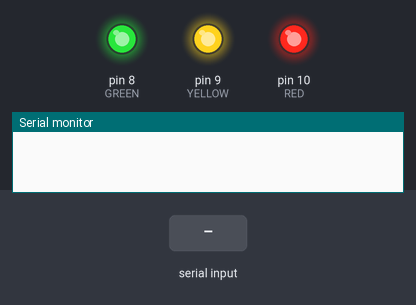
Simulated run of this sketch. Board: Arduino Uno, built with avr-gcc and run on an emulated ATmega328P. Parts: output pins drawn as LEDs (lit = HIGH), the last lines printed to the serial monitor. Inputs (shaded band) come from the test bench. EEPROM starts erased.

Above: at 1.2 s.
1.3 s: "red\n" received over Serial
At 2.2 s:
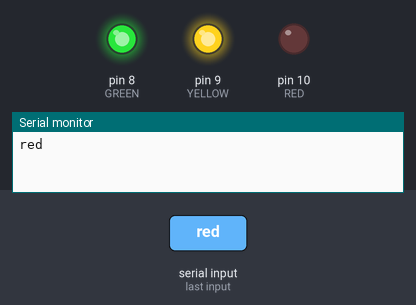
3.1 s: "green\n" received over Serial
At 5.0 s:
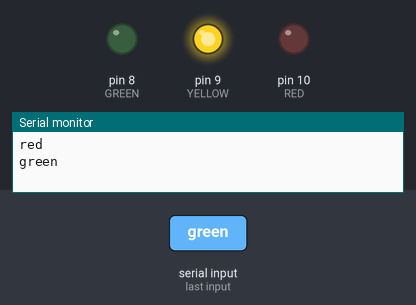
6.8 s: "yellow\n" received over Serial
At 7.8 s:
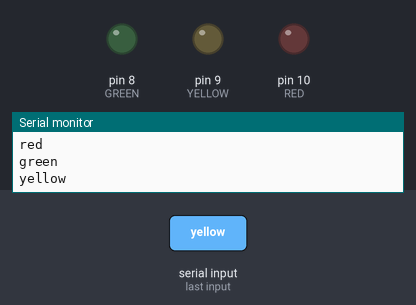
Timing chart, 0 to 9.5 s (numbered marks = the images above; inputs shaded):
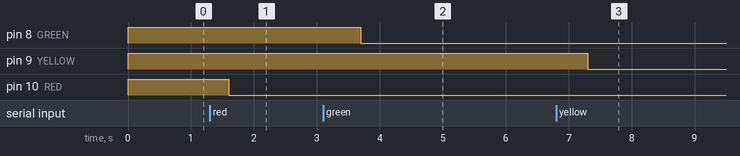

The sketch:

lab5_3_controlador_EEPROM.ino
```cpp
// Placa que recebe comandos (sequencia de caracteres) do monitor serial
// do tinkercad para habilitar e desabilitar diferentes LEDS atraves
// do protocolo de comunicação serial UART. Desta vez utilizamos a memória
// EEPROM para armazenar uma váriavel booleana para cada LED. Se o valor
// armazenado for true, o LED deve estar aceso, se não, deve estar apagado.
#include <EEPROM.h>

// String para armazenar o comando recebido atraves do serial
char caractere;
String buffer = "";

// Numeracao dos pinos utilizados para cada LED
#define RED 10
#define YELLOW 9
#define GREEN 8

// Endereco de memória onde o estado dos LEDs são armazenados
#define ENDERECO_R 18
#define ENDERECO_Y 19
#define ENDERECO_G 20

void setup()
{
  // Inicio da comunicacao serial utilizando 9600 bits/s
  Serial.begin(9600);

  // Definicao dos pinos
  pinMode(RED,OUTPUT);
  pinMode(YELLOW,OUTPUT);
  pinMode(GREEN,OUTPUT);

  digitalWrite(RED, LOW);
  digitalWrite(YELLOW, LOW);
  digitalWrite(GREEN, LOW);
}

// Atualizacao nos estados dos LEDs na memoria
void escreve_estado(String buffer){
  // Le os estados atuais de cada LED
  bool estado_R = (bool) EEPROM.read(ENDERECO_R);
  bool estado_G = (bool) EEPROM.read(ENDERECO_G);
  bool estado_Y = (bool) EEPROM.read(ENDERECO_Y);

  // Se a string for red, toggle no LED vermelho
  if(buffer == "red"){
    EEPROM.write(ENDERECO_R, !estado_R);
  }
  // Se a string for green, toggle no LED verde
  else if(buffer == "green"){
    EEPROM.write(ENDERECO_G, !estado_G);
  }
  // Se a string for yellow, toggle no LED amarelo
  else if(buffer == "yellow"){
      EEPROM.write(ENDERECO_Y, !estado_Y);
  }
  // Caso contrario, impprime que o comando é invalido
  else{
    Serial.println("Comando Invalido:" );
  }

   // Aguarda tempo de escrita
   delay(100);
}

// Apos os estados dos LEDs estarem atualizados, ativa
// os LEDs que devem estar acesos.
void set_leds(){
  // Le os estados
  byte estado_R = EEPROM.read(ENDERECO_R);
  byte estado_G = EEPROM.read(ENDERECO_G);
  byte estado_Y = EEPROM.read(ENDERECO_Y);

  // Atualiza os pinos usados para os LEDs
  digitalWrite(RED,(bool)estado_R);
  digitalWrite(YELLOW,(bool)estado_Y);
  digitalWrite(GREEN,(bool)estado_G);
}

void loop()
{
  // Caso algo tenha sido recebido no serial
  if(Serial.available() > 0){
    // Leitura do que foi escrito no serial
    buffer = "";

    // Le caractere por caractere do serial e cria uma string
    while(Serial.available() > 0){
      caractere = Serial.read();
      if(caractere !='\n'){
        buffer.concat(caractere);
      }
    }

	// Transformando a string em minusculo
    buffer.toLowerCase();

    // Com base na string lida, atualiza os booleanos do EEPROM
    escreve_estado(buffer);

    // Print na funcao que foi realizada
    Serial.println(buffer);
  }
  // Le o estado das cores e ativa os LEDs
  set_leds();
  delay(500);
}
```

Measured:
- after the input at 1.3 s, pin 10 (RED): HIGH → LOW after 0.30 s
- after the input at 3.1 s, pin 8 (GREEN): HIGH → LOW after 0.60 s
- after the input at 6.8 s, pin 9 (YELLOW): HIGH → LOW after 0.50 s
